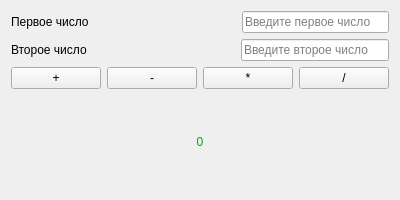
<?xml version="1.0" encoding="UTF-8"?>
<ui version="4.0">
 <class>Form</class>
 <widget class="QWidget" name="Form">
  <property name="geometry">
   <rect>
    <x>0</x>
    <y>0</y>
    <width>400</width>
    <height>200</height>
   </rect>
  </property>
  <property name="minimumSize">
   <size>
    <width>200</width>
    <height>100</height>
   </size>
  </property>
  <property name="maximumSize">
   <size>
    <width>400</width>
    <height>200</height>
   </size>
  </property>
  <property name="windowTitle">
   <string>Form</string>
  </property>
  <layout class="QVBoxLayout" name="verticalLayout">
   <item>
    <layout class="QHBoxLayout" name="horizontalLayout_3">
     <item>
      <widget class="QLabel" name="label">
       <property name="text">
        <string>Первое число</string>
       </property>
      </widget>
     </item>
     <item>
      <spacer name="horizontalSpacer">
       <property name="orientation">
        <enum>Qt::Orientation::Horizontal</enum>
       </property>
       <property name="sizeHint" stdset="0">
        <size>
         <width>80</width>
         <height>20</height>
        </size>
       </property>
      </spacer>
     </item>
     <item>
      <widget class="QLineEdit" name="lineEdit">
       <property name="placeholderText">
        <string>Введите первое число</string>
       </property>
      </widget>
     </item>
    </layout>
   </item>
   <item>
    <layout class="QHBoxLayout" name="horizontalLayout_2">
     <item>
      <widget class="QLabel" name="label_2">
       <property name="text">
        <string>Второе число</string>
       </property>
      </widget>
     </item>
     <item>
      <spacer name="horizontalSpacer_2">
       <property name="orientation">
        <enum>Qt::Orientation::Horizontal</enum>
       </property>
       <property name="sizeHint" stdset="0">
        <size>
         <width>80</width>
         <height>20</height>
        </size>
       </property>
      </spacer>
     </item>
     <item>
      <widget class="QLineEdit" name="lineEdit_2">
       <property name="placeholderText">
        <string>Введите второе число</string>
       </property>
      </widget>
     </item>
    </layout>
   </item>
   <item>
    <layout class="QHBoxLayout" name="horizontalLayout">
     <item>
      <widget class="QPushButton" name="pushButton">
       <property name="text">
        <string>+</string>
       </property>
      </widget>
     </item>
     <item>
      <widget class="QPushButton" name="pushButton_2">
       <property name="text">
        <string>-</string>
       </property>
      </widget>
     </item>
     <item>
      <widget class="QPushButton" name="pushButton_3">
       <property name="text">
        <string>*</string>
       </property>
      </widget>
     </item>
     <item>
      <widget class="QPushButton" name="pushButton_4">
       <property name="text">
        <string>/</string>
       </property>
      </widget>
     </item>
    </layout>
   </item>
   <item>
    <widget class="QLabel" name="label_3">
     <property name="styleSheet">
      <string notr="true">color: rgb(0, 170, 0);
font: 20pt &quot;Segoe UI&quot;;</string>
     </property>
     <property name="text">
      <string>0</string>
     </property>
     <property name="alignment">
      <set>Qt::AlignmentFlag::AlignCenter</set>
     </property>
    </widget>
   </item>
  </layout>
 </widget>
 <resources/>
 <connections/>
</ui>
